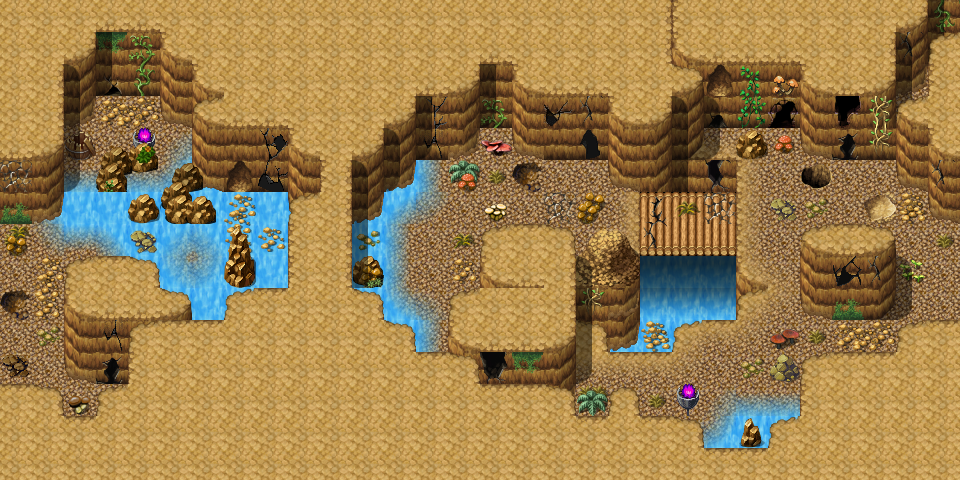

A level layout from a 2D game, rendered from its tile map. Below: a short description, then the map file with tile-grid data replaced by summaries:
An orthogonal 30x15 tile map with 32x32 px tiles, 3 tile layers (Ground, Objects, Above), 2 hidden layers not drawn, 26 tilesets and 18 objects (11x spawn, 4x mapchange, 2x replace, container).

<map version="1.0" orientation="orthogonal" width="30" height="15" tilewidth="32" tileheight="32">
    <tileset firstgid="1" name="map_25" tilewidth="32" tileheight="32">
        <image source="../drawable/map_25.png" width="256" height="256" />
    </tileset>
    <tileset firstgid="65" name="map_21" tilewidth="32" tileheight="32">
        <image source="../drawable/map_21.png" width="256" height="256" />
    </tileset>
    <tileset firstgid="129" name="map_0" tilewidth="32" tileheight="32">
        <image source="../drawable/map_0.png" width="256" height="256" />
    </tileset>
    <tileset firstgid="193" name="map_18" tilewidth="32" tileheight="32">
        <image source="../drawable/map_18.png" width="256" height="256" />
    </tileset>
    <tileset firstgid="257" name="map_19" tilewidth="32" tileheight="32">
        <image source="../drawable/map_19.png" width="256" height="256" />
    </tileset>
    <tileset firstgid="321" name="map_35" tilewidth="32" tileheight="32">
        <image source="../drawable/map_35.png" width="256" height="256" />
    </tileset>
    <tileset firstgid="385" name="map_3" tilewidth="32" tileheight="32">
        <image source="../drawable/map_3.png" width="256" height="256" />
    </tileset>
    <tileset firstgid="449" name="map_27" tilewidth="32" tileheight="32">
        <image source="../drawable/map_27.png" width="256" height="256" />
    </tileset>
    <tileset firstgid="513" name="map_2" tilewidth="32" tileheight="32">
        <image source="../drawable/map_2.png" width="256" height="256" />
    </tileset>
    <tileset firstgid="577" name="map_1" tilewidth="32" tileheight="32">
        <image source="../drawable/map_1.png" width="256" height="256" />
    </tileset>
    <tileset firstgid="641" name="map_5" tilewidth="32" tileheight="32">
        <image source="../drawable/map_5.png" width="256" height="256" />
    </tileset>
    <tileset firstgid="705" name="map_17" tilewidth="32" tileheight="32">
        <image source="../drawable/map_17.png" width="256" height="256" />
    </tileset>
    <tileset firstgid="769" name="map_9" tilewidth="32" tileheight="32">
        <image source="../drawable/map_9.png" width="256" height="256" />
    </tileset>
    <tileset firstgid="833" name="map_33" tilewidth="32" tileheight="32">
        <image source="../drawable/map_33.png" width="256" height="256" />
    </tileset>
    <tileset firstgid="897" name="map_34" tilewidth="32" tileheight="32">
        <image source="../drawable/map_34.png" width="256" height="256" />
    </tileset>
    <tileset firstgid="961" name="map_26" tilewidth="32" tileheight="32">
        <image source="../drawable/map_26.png" width="256" height="256" />
    </tileset>
    <tileset firstgid="1025" name="map_42" tilewidth="32" tileheight="32">
        <image source="../drawable/map_42.png" width="256" height="256" />
    </tileset>
    <tileset firstgid="1089" name="map_39" tilewidth="32" tileheight="32">
        <image source="../drawable/map_39.png" width="256" height="256" />
    </tileset>
    <tileset firstgid="1153" name="map_16" tilewidth="32" tileheight="32">
        <image source="../drawable/map_16.png" width="256" height="256" />
    </tileset>
    <tileset firstgid="1217" name="map_6" tilewidth="32" tileheight="32">
        <image source="../drawable/map_6.png" width="256" height="256" />
    </tileset>
    <tileset firstgid="1281" name="map_7" tilewidth="32" tileheight="32">
        <image source="../drawable/map_7.png" width="256" height="256" />
    </tileset>
    <tileset firstgid="1345" name="map_10" tilewidth="32" tileheight="32">
        <image source="../drawable/map_10.png" width="256" height="256" />
    </tileset>
    <tileset firstgid="1409" name="map_41" tilewidth="32" tileheight="32">
        <image source="../drawable/map_41.png" width="256" height="256" />
    </tileset>
    <tileset firstgid="1473" name="map_4" tilewidth="32" tileheight="32">
        <image source="../drawable/map_4.png" width="256" height="256" />
    </tileset>
    <tileset firstgid="1537" name="map_40" tilewidth="32" tileheight="32">
        <image source="../drawable/map_40.png" width="256" height="256" />
    </tileset>
    <tileset firstgid="1601" name="map_43" tilewidth="32" tileheight="32">
        <image source="../drawable/map_43.png" width="256" height="256" />
    </tileset>
    <layer name="Ground" width="30" height="15">
        <data>[450 cells, 450 non-empty, 18 distinct tile ids]</data>
    </layer>
    <layer name="Objects" width="30" height="15">
        <data>[450 cells, 182 non-empty, 89 distinct tile ids]</data>
    </layer>
    <layer name="Objects_replace" width="30" height="15" visible="0">
        <data>[450 cells, 2 non-empty, 1 distinct tile ids]</data>
    </layer>
    <layer name="Above" width="30" height="15">
        <data>[450 cells, 61 non-empty, 22 distinct tile ids]</data>
    </layer>
    <layer name="Walkable" width="30" height="15" visible="0">
        <data>[450 cells, 346 non-empty, 1 distinct tile ids]</data>
    </layer>
    <objectgroup name="Mapevents" visible="0">
        <object name="east" type="mapchange" x="928" y="224" width="32" height="96">
            <properties>
                <property name="map" value="shortcut_lodar1" />
                <property name="place" value="west" />
            </properties>
        </object>
        <object name="west" type="mapchange" x="0" y="224" width="32" height="160">
            <properties>
                <property name="map" value="shortcut_lodar3" />
                <property name="place" value="east" />
            </properties>
        </object>
        <object name="lodar_shortcut_loot_chest" type="container" x="64" y="128" width="32" height="32" />
        <object name="tp1" type="mapchange" x="672" y="384" width="32" height="32">
            <properties>
                <property name="map" value="shortcut_lodar2" />
                <property name="place" value="tp2" />
            </properties>
        </object>
        <object name="tp2" type="mapchange" x="128" y="128" width="32" height="32">
            <properties>
                <property name="map" value="shortcut_lodar2" />
                <property name="place" value="tp1" />
            </properties>
        </object>
    </objectgroup>
    <objectgroup name="Spawn" visible="0">
        <object name="cavebat1" type="spawn" x="128" y="192" width="160" height="96">
            <properties>
                <property name="quantity" value="2" />
                <property name="spawngroup" value="cavebat1" />
            </properties>
        </object>
        <object name="caveburr1" type="spawn" x="64" y="224" width="64" height="32">
            <properties>
                <property name="quantity" value="2" />
                <property name="spawngroup" value="caveburr1" />
            </properties>
        </object>
        <object name="caveburr2" type="spawn" x="384" y="128" width="256" height="224">
            <properties>
                <property name="quantity" value="2" />
                <property name="spawngroup" value="caveburr2" />
            </properties>
        </object>
        <object name="caveburr1_1" type="spawn" x="384" y="128" width="256" height="224">
            <properties>
                <property name="spawngroup" value="caveburr1" />
            </properties>
        </object>
        <object name="cavebat2" type="spawn" x="384" y="128" width="256" height="224">
            <properties>
                <property name="spawngroup" value="cavebat2" />
            </properties>
        </object>
        </objectgroup>
    <objectgroup name="Keys" visible="0" />
    <objectgroup name="Replace" visible="0">
        <!-- 2 objects omitted --></objectgroup>
</map>
<!-- 8 of 18 objects omitted -->
